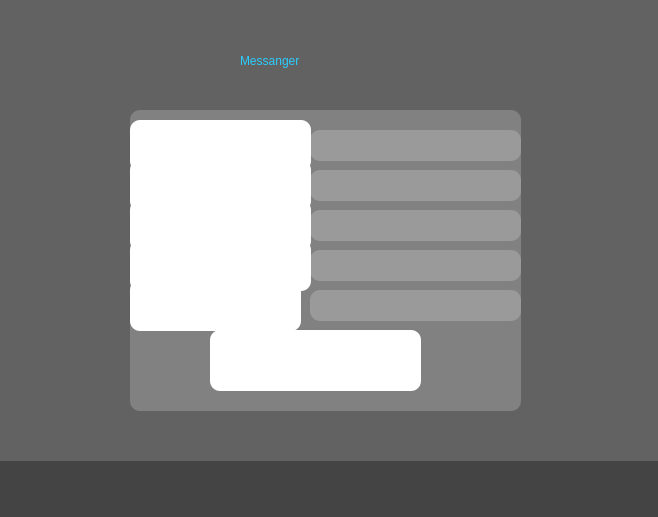
<?xml version="1.0" encoding="UTF-8"?>
<ui version="4.0">
 <class>signup</class>
 <widget class="QDialog" name="signup">
  <property name="geometry">
   <rect>
    <x>0</x>
    <y>0</y>
    <width>658</width>
    <height>517</height>
   </rect>
  </property>
  <property name="windowTitle">
   <string>Dialog</string>
  </property>
  <widget class="QListWidget" name="listWidget">
   <property name="geometry">
    <rect>
     <x>-5</x>
     <y>461</y>
     <width>701</width>
     <height>61</height>
    </rect>
   </property>
   <property name="styleSheet">
    <string notr="true">border:none;
background-color: qlineargradient(spread:pad, x1:0.457, y1:1, x2:0.524038, y2:0.028, stop:0 rgba(0, 0, 0, 255), stop:0.956731 rgba(255, 98, 255, 98));background-color: rgb(68, 68, 68);
color: rgb(68, 68, , 68);</string>
   </property>
  </widget>
  <widget class="QPushButton" name="loginbuttom">
   <property name="enabled">
    <bool>true</bool>
   </property>
   <property name="geometry">
    <rect>
     <x>250</x>
     <y>350</y>
     <width>131</width>
     <height>81</height>
    </rect>
   </property>
   <property name="styleSheet">
    <string notr="true">
QPushButton{
font: 700 10pt &quot;Segoe UI&quot;;
alternate-background: rgb(255, 255, 255);
font: 600 18pt &quot;Segoe UI&quot;;
color: rgb(255, 255, 255);
background: rgb(70, 30, 40,100);
padding: 10px;
border-radius:10px;
}</string>
   </property>
   <property name="text">
    <string>create</string>
   </property>
  </widget>
  <widget class="QListView" name="listView">
   <property name="geometry">
    <rect>
     <x>0</x>
     <y>0</y>
     <width>661</width>
     <height>461</height>
    </rect>
   </property>
   <property name="styleSheet">
    <string notr="true">border:none;
background-image: url(:/new/prefix1/Desktop.png);
background-color: rgb(98, 98, 98);</string>
   </property>
  </widget>
  <widget class="QLabel" name="label">
   <property name="geometry">
    <rect>
     <x>240</x>
     <y>-10</y>
     <width>201</width>
     <height>141</height>
    </rect>
   </property>
   <property name="styleSheet">
    <string notr="true">font: 900 14pt &quot;Segoe UI Black&quot;;
font: 900 18pt &quot;Segoe UI Black&quot;;
color: rgb(255, 255, 255);
background: rgb(255, 255, 255,0);
color: rgb(0, 85, 255);
color: rgb(42, 205, 255);</string>
   </property>
   <property name="text">
    <string>Messanger</string>
   </property>
  </widget>
  <widget class="QPushButton" name="pushButton_3">
   <property name="geometry">
    <rect>
     <x>630</x>
     <y>0</y>
     <width>31</width>
     <height>31</height>
    </rect>
   </property>
   <property name="styleSheet">
    <string notr="true">QPushButton{
border:none;
background:rgb(218, 158, 255,0);
	color: rgb(198, 107, 255);
padding: 10px;
}
QPushButton::hover
{
	background-color: red;
}</string>
   </property>
   <property name="text">
    <string/>
   </property>
   <property name="icon">
    <iconset resource="project-resource.qrc">
     <normaloff>:/new/prefix1/standard/delete.png</normaloff>:/new/prefix1/standard/delete.png</iconset>
   </property>
   <property name="flat">
    <bool>false</bool>
   </property>
  </widget>
  <widget class="QGroupBox" name="groupBox">
   <property name="geometry">
    <rect>
     <x>130</x>
     <y>110</y>
     <width>391</width>
     <height>301</height>
    </rect>
   </property>
   <property name="styleSheet">
    <string notr="true">padding: 10px;
border-radius:10px;
background-color: rgba(255, 255, 255, 50);</string>
   </property>
   <property name="title">
    <string/>
   </property>
   <widget class="QLabel" name="label_3">
    <property name="geometry">
     <rect>
      <x>0</x>
      <y>170</y>
      <width>171</width>
      <height>51</height>
     </rect>
    </property>
    <property name="styleSheet">
     <string notr="true">background: rgb(255, 255, 255,1);
font: 900 10pt &quot;Segoe UI Black&quot;;
color: rgb(255, 255, 255,255);
color: rgb(255, 255, 255);</string>
    </property>
    <property name="text">
     <string>repead passwprd</string>
    </property>
   </widget>
   <widget class="QLabel" name="label_2">
    <property name="geometry">
     <rect>
      <x>0</x>
      <y>130</y>
      <width>181</width>
      <height>51</height>
     </rect>
    </property>
    <property name="styleSheet">
     <string notr="true">background: rgb(255, 255, 255,1);
font: 900 10pt &quot;Segoe UI Black&quot;;
color: rgb(255, 255, 255,255);
color: rgb(255, 255, 255);</string>
    </property>
    <property name="text">
     <string>password</string>
    </property>
   </widget>
   <widget class="QLineEdit" name="repeadpass">
    <property name="geometry">
     <rect>
      <x>180</x>
      <y>180</y>
      <width>211</width>
      <height>31</height>
     </rect>
    </property>
    <property name="echoMode">
     <enum>QLineEdit::Password</enum>
    </property>
   </widget>
   <widget class="QLineEdit" name="firstname">
    <property name="geometry">
     <rect>
      <x>180</x>
      <y>20</y>
      <width>211</width>
      <height>31</height>
     </rect>
    </property>
   </widget>
   <widget class="QLabel" name="label_4">
    <property name="geometry">
     <rect>
      <x>0</x>
      <y>90</y>
      <width>181</width>
      <height>51</height>
     </rect>
    </property>
    <property name="styleSheet">
     <string notr="true">background: rgb(255, 255, 255,1);
font: 900 10pt &quot;Segoe UI Black&quot;;
color: rgb(255, 255, 255,255);
color: rgb(255, 255, 255);</string>
    </property>
    <property name="text">
     <string>username</string>
    </property>
   </widget>
   <widget class="QLabel" name="label_5">
    <property name="geometry">
     <rect>
      <x>0</x>
      <y>10</y>
      <width>181</width>
      <height>51</height>
     </rect>
    </property>
    <property name="styleSheet">
     <string notr="true">background: rgb(255, 255, 255,1);
font: 900 10pt &quot;Segoe UI Black&quot;;
color: rgb(255, 255, 255,255);
color: rgb(255, 255, 255);</string>
    </property>
    <property name="text">
     <string>fristname</string>
    </property>
   </widget>
   <widget class="QLabel" name="label_6">
    <property name="geometry">
     <rect>
      <x>0</x>
      <y>50</y>
      <width>181</width>
      <height>51</height>
     </rect>
    </property>
    <property name="styleSheet">
     <string notr="true">background: rgb(255, 255, 255,1);
font: 900 10pt &quot;Segoe UI Black&quot;;
color: rgb(255, 255, 255,255);
color: rgb(255, 255, 255);</string>
    </property>
    <property name="text">
     <string>lastname</string>
    </property>
   </widget>
   <widget class="QLineEdit" name="lastname">
    <property name="geometry">
     <rect>
      <x>180</x>
      <y>60</y>
      <width>211</width>
      <height>31</height>
     </rect>
    </property>
   </widget>
   <widget class="QLineEdit" name="username">
    <property name="geometry">
     <rect>
      <x>180</x>
      <y>100</y>
      <width>211</width>
      <height>31</height>
     </rect>
    </property>
   </widget>
   <widget class="QLineEdit" name="pass">
    <property name="geometry">
     <rect>
      <x>180</x>
      <y>140</y>
      <width>211</width>
      <height>31</height>
     </rect>
    </property>
    <property name="echoMode">
     <enum>QLineEdit::Password</enum>
    </property>
   </widget>
   <widget class="QPushButton" name="pushButton">
    <property name="geometry">
     <rect>
      <x>80</x>
      <y>220</y>
      <width>211</width>
      <height>61</height>
     </rect>
    </property>
    <property name="styleSheet">
     <string notr="true">background: rgb(255, 255, 255,1);
font: 900 20pt &quot;Segoe UI Black&quot;;
color: rgb(255, 255, 255,255);
color: rgb(255, 255, 255);</string>
    </property>
    <property name="text">
     <string>signup</string>
    </property>
   </widget>
   <zorder>repeadpass</zorder>
   <zorder>label_2</zorder>
   <zorder>label_3</zorder>
   <zorder>firstname</zorder>
   <zorder>label_4</zorder>
   <zorder>label_6</zorder>
   <zorder>label_5</zorder>
   <zorder>lastname</zorder>
   <zorder>username</zorder>
   <zorder>pass</zorder>
   <zorder>pushButton</zorder>
  </widget>
 </widget>
 <resources>
  <include location="project-resource.qrc"/>
 </resources>
 <connections/>
</ui>
